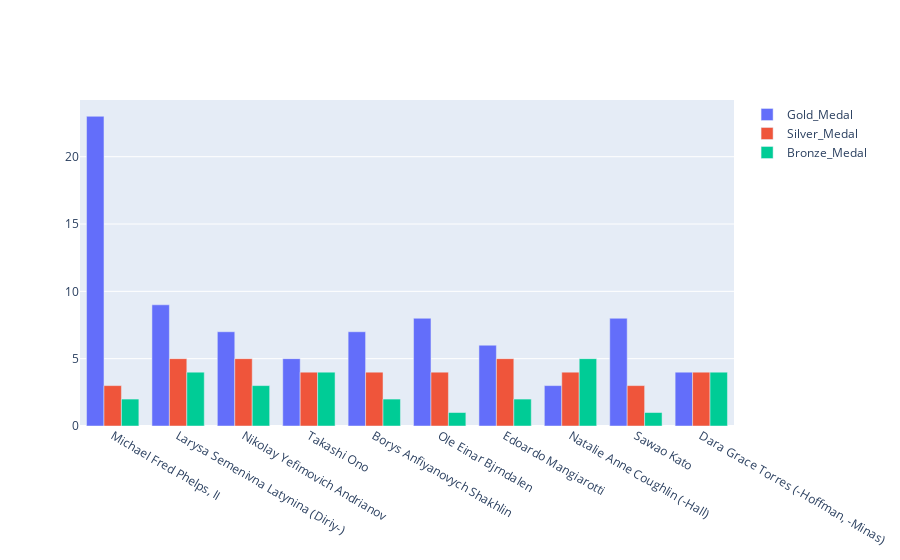

The notebook cell saved with this chart:
### Code cell
df = pd.read_csv("../Input/athlete_events.csv")  

df = pd.get_dummies(df,columns=["Medal"])
df = pd.DataFrame(df[["Name",'Medal_Gold','Medal_Silver', 'Medal_Bronze']].groupby("Name").agg({'Medal_Gold':"sum",'Medal_Silver':"sum", 'Medal_Bronze':"sum"}))
df['Medals'] = df.loc[:, 'Medal_Gold':'Medal_Bronze'].sum(1)
df = df.sort_values(by=["Medals"], ascending = False).iloc[:10].reset_index()

Athletes=df["Name"]
fig = go.Figure(data=[
    go.Bar(name='Gold_Medal', x=Athletes, y=df["Medal_Gold"]),
    go.Bar(name='Silver_Medal', x=Athletes, y=df["Medal_Silver"]),
    go.Bar(name='Bronze_Medal', x=Athletes, y=df["Medal_Bronze"])
])

fig.update_layout(barmode='group')
fig.show()

### Figure 1 — Plotly figure (JSON) as saved in the notebook; plotly's stock layout.template omitted (floating-point values rounded to 4 significant figures)
{"data": [{"name": "Gold_Medal", "type": "bar", "x": ["Michael Fred Phelps, II", "Larysa Semenivna Latynina (Diriy-)", "Nikolay Yefimovich Andrianov", "Takashi Ono", "Borys Anfiyanovych Shakhlin", "Ole Einar Bjrndalen", "Edoardo Mangiarotti", "Natalie Anne Coughlin (-Hall)", "Sawao Kato", "Dara Grace Torres (-Hoffman, -Minas)"], "y": [23, 9, 7, 5, 7, 8, 6, 3, 8, 4]}, {"name": "Silver_Medal", "type": "bar", "x": ["Michael Fred Phelps, II", "Larysa Semenivna Latynina (Diriy-)", "Nikolay Yefimovich Andrianov", "Takashi Ono", "Borys Anfiyanovych Shakhlin", "Ole Einar Bjrndalen", "Edoardo Mangiarotti", "Natalie Anne Coughlin (-Hall)", "Sawao Kato", "Dara Grace Torres (-Hoffman, -Minas)"], "y": [3, 5, 5, 4, 4, 4, 5, 4, 3, 4]}, {"name": "Bronze_Medal", "type": "bar", "x": ["Michael Fred Phelps, II", "Larysa Semenivna Latynina (Diriy-)", "Nikolay Yefimovich Andrianov", "Takashi Ono", "Borys Anfiyanovych Shakhlin", "Ole Einar Bjrndalen", "Edoardo Mangiarotti", "Natalie Anne Coughlin (-Hall)", "Sawao Kato", "Dara Grace Torres (-Hoffman, -Minas)"], "y": [2, 4, 3, 4, 2, 1, 2, 5, 1, 4]}], "layout": {"barmode": "group"}}
